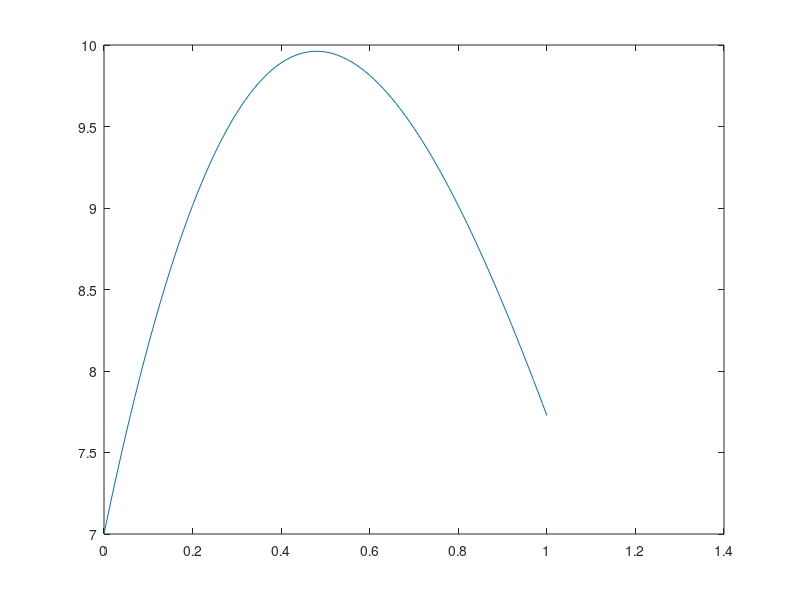

Here is the MATLAB script that generated this plot:
clc , clear , close all ; 
%%%%%%%%%%%%%%%%%%%%%%%%%%%%%%%%%%%%%%%%%%%%%%%%%%%%%%%%%%%%%%%%%%%%%%%%%%%
f1 = @(x,y,z)  .5*(11*exp(-x)-3*z-5*y) ;
f2 = @(x,y,z) z ; 
max = 1 ;
h = .01 ;
n = max / h ; 
x(1) = 0 ;
y(1) = 7 ; 
z(1) = 13 ;
for i = 1 : n 
    y(i+1) = y(i) + h * f2(x(i),y(i),z(i)) ;
    z(i+1) = z(i) + h * f1(x(i),y(i),z(i)) ;
    x(i+1) = x(i) + h ; 
end
plot(x,y) ;
